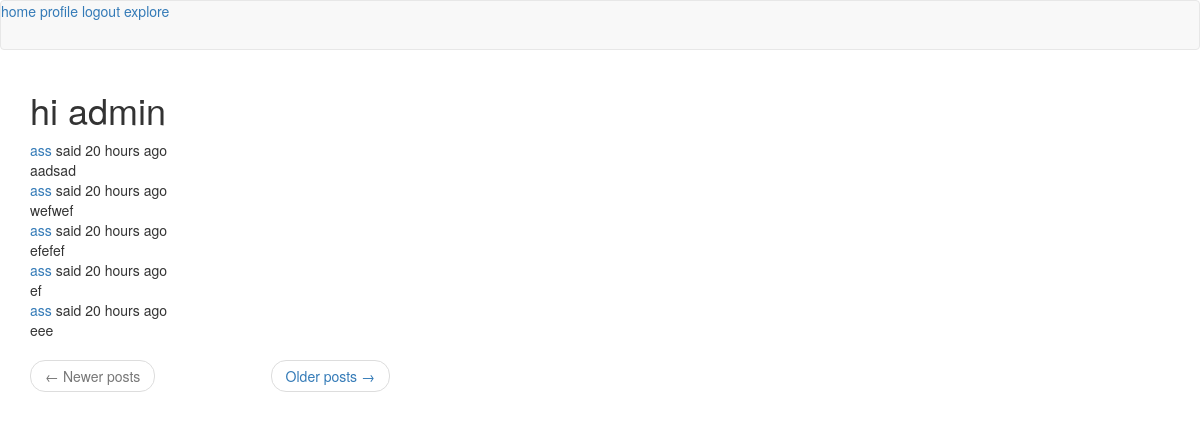
The page /explore (signed in) on the database its author committed.
### app/models.py (models this page shows, shortened)
class User(UserMixin, db.Model):
	id = db.Column(db.Integer, primary_key=True)
	username = db.Column(db.String(64), index=True, unique=True)
	email = db.Column(db.String(120), index=True, unique=True)
	password_hash = db.Column(db.String(128))
	posts = db.relationship('Post', backref='author', lazy='dynamic')
	about_me = db.Column(db.String(140))
	last_seen = db.Column(db.DateTime, default=datetime.utcnow)
	followed = db.relationship(
		'User',
		secondary = followers,
		primaryjoin = (followers.c.follower_id == id),
		secondaryjoin = (followers.c.followed_id == id),
		backref = db.backref('followers', lazy='dynamic'),
		lazy = 'dynamic'
	)
	@login.user_loader
	def load_user(id):
		return User.query.get(int(id))

class Post(db.Model):
	id = db.Column(db.Integer, primary_key=True)
	body = db.Column(db.String(140))
	timestamp = db.Column(db.DateTime, index=True, default=datetime.utcnow)
	user_id = db.Column(db.Integer, db.ForeignKey('user.id'))

### app/routes.py (the view)
@app.route('/explore')
@login_required
def explore():
	page = request.args.get('page', 1, type=int)
	posts = Post.query.order_by(Post.timestamp.desc()).paginate(
		page, app.config['POSTS_PER_PAGE'], False)
	next_url = url_for('explore', page=posts.next_num) \
		if posts.has_next else None
	prev_url = url_for('explore', page=posts.prev_num) \
		if posts.has_prev else None
	return render_template('index.html', title='Explore', posts=posts.items,
						   next_url=next_url,
						   prev_url=prev_url)

### app/routes.py (called while the page is built)
@app.before_request
def before_request():
	if current_user.is_authenticated:
		current_user.last_seen = datetime.utcnow()
		db.session.commit()
	g.locale = str(get_locale())

### app/templates/index.html (shortened to what this page needs)
{% extends "base.html" %}
{% import "bootstrap/wtf.html" as wtf %}|
{% block app_content %}
	<h1>{{ _('hi %(username)s', username=current_user.username) }}</h1>
	<div class="row">
		<div class="col-md-4">
			{% for post in posts %}
				{% include '_post.html' %}
			{% endfor %}
		</div>
	</div>
	<div class="row">
		<div class="col-md-4">
			<nav aria-label="...">
				<ul class="pager">
					<li class="previous{% if not prev_url %} disabled{% endif %}">
						<a href="{{ prev_url or '#' }}">
							<span aria-hidden="true">&larr;</span> {{ _('Newer posts') }}
						</a>
					</li>
					<li class="next{% if not next_url %} disabled{% endif %}">
						<a href="{{ next_url or '#' }}">
							{{ _('Older posts') }} <span aria-hidden="true">&rarr;</span>
						</a>
					</li>
				</ul>
			</nav>
		</div>
	</div>
{% endblock %}

### app/templates/_post.html (shortened to what this page needs)
<table>
	<tr>
		<td>
		{{ _('%(username)s said %(when)s', username=user_link, when=moment(post.timestamp).fromNow()) }}
		<br>
		{{ post.body }}
		</td>
	</tr>
</table>

### rows shown on the page
Post: body "aadsad"
Post: body "wefwef"
Post: body "efefef"
Post: body "ef"
Post: body "eee"
